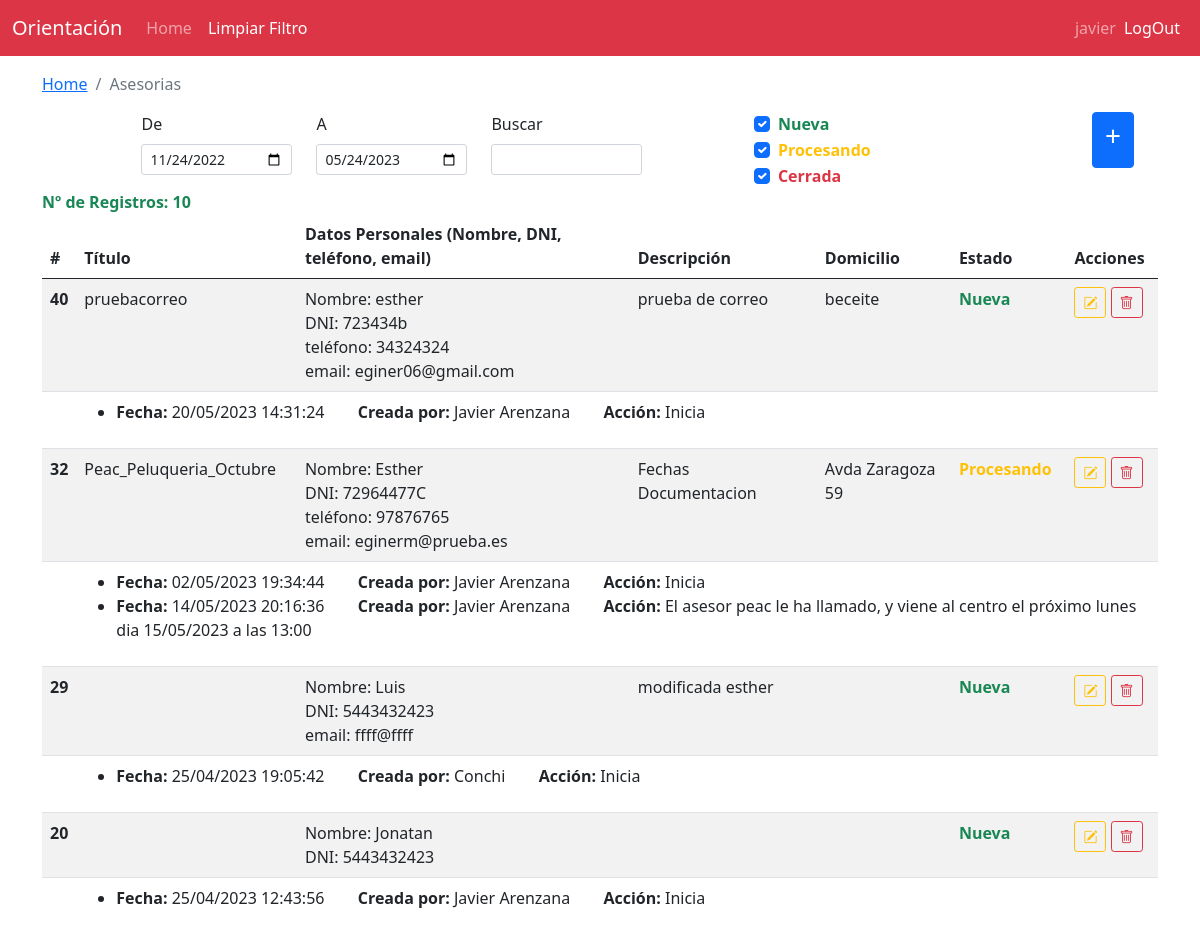
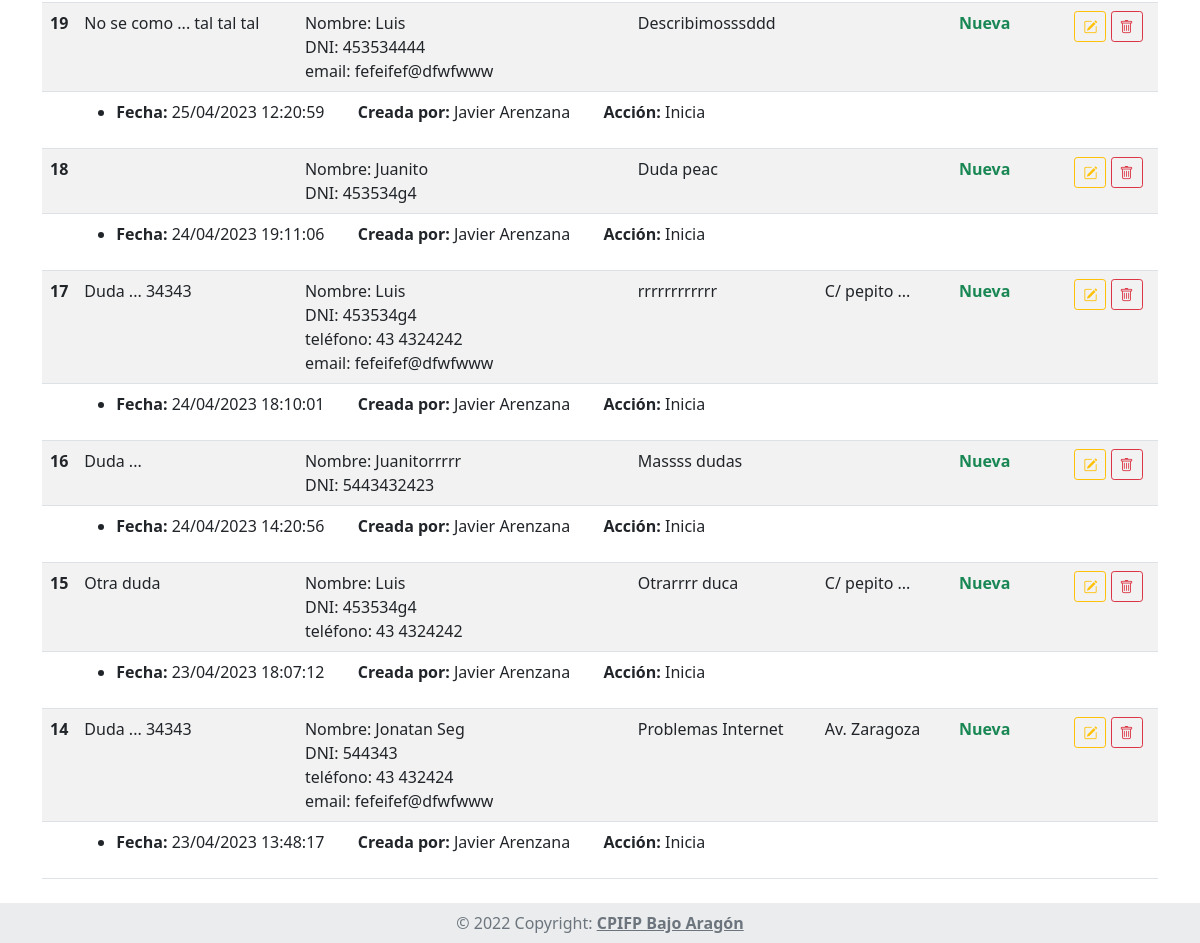
The page /asesorias/filtro (signed in) on the database its author committed (2 pictures, top to bottom).
### tables this page shows
CREATE TABLE `estados` (
  `id_estado` int(11) NOT NULL,
  `estado` varchar(15) NOT NULL
);

CREATE TABLE `asesoria` (
  `id_asesoria` int(11) NOT NULL,
  `nombre_as` varchar(100) DEFAULT NULL,
  `dni_as` varchar(10) DEFAULT NULL,
  `titulo_as` varchar(50) DEFAULT NULL,
  `telefono_as` varchar(10) DEFAULT NULL,
  `email_as` varchar(30) DEFAULT NULL,
  `descripcion_as` text DEFAULT NULL,
  `domicilio_as` varchar(30) DEFAULT NULL,
  `fecha_inicio` datetime DEFAULT NULL,
  `fecha_fin` datetime DEFAULT NULL,
  `id_estado` int(11) NOT NULL
);

CREATE TABLE `reg_acciones` (
  `id_reg_acciones` int(11) NOT NULL,
  `fecha_reg` datetime NOT NULL,
  `accion` varchar(255) NOT NULL,
  `automatica` tinyint(4) NOT NULL DEFAULT 0,
  `id_asesoria` int(11) NOT NULL,
  `id_profesor` int(11) NOT NULL
);

CREATE TABLE `profesores` (
  `id_profesor` int(11) NOT NULL,
  `login` varchar(45) DEFAULT NULL,
  `password` varchar(255) DEFAULT NULL,
  `nombre_completo` varchar(255) DEFAULT NULL,
  `email` varchar(100) DEFAULT NULL
);

### App/librerias/Core.php (called while the page is built, shortened)
<?php
class Core{
    protected $metodoActual = 'index';
    public function __construct(){
        $url = $this->getUrl();
        if(isset($url[0])){
			if(file_exists('../App/controladores/'.ucwords($url[0]).'.php')){
				unset($url[0]);
			}
		}
		$this->controladorActual = new $this->controladorActual;
        if(isset($url[1])){
            if(method_exists($this->controladorActual,$url[1])){
                $this->metodoActual = $url[1];
                unset($url[1]);
            }
        }
		$this->parametros = $url ? array_values($url) : [];
		call_user_func_array([$this->controladorActual,$this->metodoActual], $this->parametros);
    }
    public function getUrl(){
        if(isset($_GET['url'])){
            $url = ltrim($_GET['url'],'/');
            $url = filter_var($url,FILTER_SANITIZE_URL);
            $url = explode('/',$url);
            return $url;
        }
    }
}

### public/index.php (called while the page is built, shortened)
<?php
$iniciar = new Core;

### App/librerias/Base.php (called while the page is built, shortened)
<?php
    class Base {
        private $host = DB_HOST;
        private $usuario = DB_USUARIO;
        private $password = DB_PASSWORD;
        private $nombre_base = DB_NOMBRE;
        private $charset = 'utf8mb4';
        private $dbh;
        private $stmt;
        public function __construct(){
            $dsn = "mysql:host=$this->host;dbname=$this->nombre_base;charset=$this->charset";
            $opciones = array(
                PDO::ATTR_PERSISTENT => true,
                PDO::ATTR_ERRMODE => PDO::ERRMODE_EXCEPTION
            );
            try {
                $this->dbh = new PDO($dsn, $this->usuario, $this->password, $opciones);
            } catch (PDOException $e) {
                $this->error = $e->getMessage();
                echo $this->error;
            }
        }
        public function query($sql){
            $this->stmt = $this->dbh->prepare($sql);
        }
        public function bind($parametro,$valor,$tipo = null){
            if (is_null($tipo)) {
                switch (true) {
                    case is_int($valor):
                        $tipo = PDO::PARAM_INT;
                        break;
                }
            }
            $this->stmt->bindValue($parametro,$valor,$tipo);
        }
        public function execute(){
            return $this->stmt->execute();
        }
        public function registros(){
            $this->execute();
            return $this->stmt->fetchAll(PDO::FETCH_OBJ);
        }
    }

### App/modelos/AsesoriaModelo.php (called while the page is built, shortened)
<?php
class AsesoriaModelo {
    private $db;
    public function __construct(){
        $this->db = new Base;
    }
    public function getRolesProfesor($id_profesor){
        $this->db->query("SELECT *
                                    FROM profesores_departamento
                                        NATURAL JOIN rol
                                        NATURAL JOIN departamento
                                    WHERE id_profesor=:id_profesor");
        $this->db->bind(':id_profesor',$id_profesor);
        return $this->db->registros();
    }
    public function getAccionesAsesoria($id_asesoria){
        $this->db->query("SELECT * FROM reg_acciones
                                    NATURAL JOIN profesores
                                WHERE id_asesoria=:id_asesoria
                                ORDER BY fecha_reg");
        $this->db->bind(':id_asesoria',$id_asesoria);
        return $this->db->registros();
    }
    public function getAsesoriasFiltro($datos){
        $buscar = strtolower($datos['buscar']);
        $fecha_ini = $datos['fecha_ini'];
        $fecha_fin = $datos['fecha_fin'];
        $estado = $datos['estado'];
        $subConsultaEstado = 'AND false';
        foreach($estado as $key=>$e){
            if($key==0){
                $subConsultaEstado = "AND (";
            }
            $subConsultaEstado .= "id_estado = ".$e;
            if($key==count($estado)-1) {
                $subConsultaEstado .= ")";
            } else {
                $subConsultaEstado .= " OR ";
            }
        }
        $this->db->query("SELECT * FROM asesoria NATURAL JOIN estados
                                    WHERE (LOWER(nombre_as) LIKE '%$buscar%'
                                        OR LOWER(dni_as) LIKE '%$buscar%'
                                        OR LOWER(titulo_as) LIKE '%$buscar%'
                                        OR LOWER(email_as) LIKE '%$buscar%'
                                        OR LOWER(descripcion_as) LIKE '%$buscar%'
                                        OR LOWER(domicilio_as) LIKE '%$buscar%')
                                        AND DATE(fecha_inicio) >= DATE('$fecha_ini')
                                        AND DATE(fecha_inicio) <= DATE('$fecha_fin')
                                        $subConsultaEstado
                                    ORDER BY fecha_inicio DESC");
        return $this->db->registros();
    }
    public function getEstados(){
        $this->db->query("SELECT * FROM estados");
        return $this->db->registros();
    }
}

### App/helpers/funciones.php (called while the page is built, shortened)
<?php
    function formatoFecha($fechaIngles){
        return date("d/m/Y H:i:s", strtotime($fechaIngles));
    }
    function hoyMenos6Meses(){
        $fecha_actual = date("Y-m-d");
        return date("Y-m-d",strtotime($fecha_actual."- 6 month"));
    }
    function tienePrivilegios($rol_usuario,$rolesPermitidos){
        if (empty($rolesPermitidos) || in_array($rol_usuario, $rolesPermitidos)) {
            return true;
        }
    }

### App/vistas/asesorias/filtro.php (the view, shortened to what this page needs)
<?php require_once RUTA_APP.'/vistas/inc/header.php' ?>
<div class="container">
    <nav aria-label="breadcrumb">
        <ol class="breadcrumb">
            <li class="breadcrumb-item"><a href="<?php echo RUTA_URL ?>">Home</a></li>
            <li class="breadcrumb-item active" aria-current="page">Asesorias</li>
        </ol>
    </nav>
    <div class="float-end">
        <a class="btn btn-primary me-md-4" href="<?php echo RUTA_URL ?>/asesorias/add_asesoria"><h3>+</h3></a>
    </div>
    <form method="get" action="<?php echo RUTA_URL ?>/asesorias/filtro">
        <div class="row">
            <div class="col-2 offset-1">
                <label for="fecha_ini" class="form-label">De </label>
                <input type="date"  name="fecha_ini" id="fecha_ini" onchange="submit()" value="<?php echo $this->datos["filtro"]['fecha_ini'] ?>" class="form-control form-control-sm">
            </div>
            <div class="col-2">
                <label for="fecha_fin" class="form-label"> A </label>
                <input type="date"  name="fecha_fin" id="fecha_fin" onchange="submit()" value="<?php echo $this->datos["filtro"]['fecha_fin'] ?>" class="form-control form-control-sm">
            </div>
            <div class="col-2">
                <label for="buscar" class="form-label">Buscar</label>
                <input type="text"  name="buscar" id="buscar" onchange="submit()" autocomplete="off" class="form-control form-control-sm">
            </div>
            <div class="col-2 offset-1">
                <?php foreach ($datos["estados"] as $estado): ?>
                    <?php
                        $checked = '';
                        if (in_array($estado->id_estado, $datos["filtro"]['estado'])){
                            $checked = 'checked';
                        }
                    ?>
                    <div class="form-check">
                        <input class="form-check-input" type="checkbox" name="estado[]" value="<?php echo $estado->id_estado ?>" id="estado_<?php echo $estado->id_estado ?>" onchange="submit()" <?php echo $checked ?>>
                        <label class="form-check-label" for="estado_<?php echo $estado->id_estado ?>">
                            <?php if($estado->id_estado == 1): ?>
                                <strong class="text-success"><?php echo $estado->estado ?></strong>
                            <?php elseif($estado->id_estado == 2): ?>
                                <strong class="text-warning"><?php echo $estado->estado ?></strong>
                            <?php elseif($estado->id_estado == 3): ?>
                                <strong class="text-danger"><?php echo $estado->estado ?></strong>
                            <?php endif ?>
                        </label>
                    </div>
                <?php endforeach ?>
            </div>
        </div>
    </form>
    <strong class="text-success">Nº de Registros: <?php echo count($datos["asesorias"]) ?></strong>
    <table class="table table-striped table-hover">
        <thead>
            <tr>
                <th scope="col">#</th>
                <th scope="col">Título</th>
                <th scope="col">Datos Personales (Nombre, DNI, teléfono, email)</th>
                <th scope="col">Descripción</th>
                <th scope="col">Domicilio</th>
                <th scope="col">Estado</th>
                <th scope="col">Acciones</th>
            </tr>
        </thead>
        <tbody>
            <?php foreach ( $datos["asesorias"] as $asesoria ): ?>
                <tr id="asesoria_<?php echo $asesoria->id_asesoria ?>">
                    <th scope="row"><?php echo $asesoria->id_asesoria ?></th>
                    <td><?php echo $asesoria->titulo_as ?></td>
                    <td><?php
                        echo ($asesoria->nombre_as) ? "Nombre: ".$asesoria->nombre_as."<br>" : "";
                        echo ($asesoria->dni_as) ? "DNI: ".$asesoria->dni_as."<br>" : "";
                        echo ($asesoria->telefono_as) ? "teléfono: ".$asesoria->telefono_as."<br>" : "";
                        echo ($asesoria->email_as) ? "email: ".$asesoria->email_as."<br>" : "";
                    ?></td>
                    <td><?php echo $asesoria->descripcion_as ?></td>
                    <td><?php echo $asesoria->domicilio_as ?></td>
                    <td>
                        <?php if($asesoria->id_estado == 1): ?>
                            <strong class="text-success"><?php echo $asesoria->estado ?></strong>
                        <?php elseif($asesoria->id_estado == 2): ?>
                            <strong class="text-warning"><?php echo $asesoria->estado ?></strong>
                        <?php elseif($asesoria->id_estado == 3): ?>
                            <strong class="text-danger"><?php echo $asesoria->estado ?></strong>
                        <?php endif ?>
                    </td>
                    <td class="text-nowrap">
    <?php if (tienePrivilegios($datos['usuarioSesion']->id_rol,[100,200,300]) || $asesoria->acciones[0]->id_profesor == $datos['usuarioSesion']->id_profesor): ?>
                        <a class="btn btn-outline-warning btn-sm" href="<?php echo RUTA_URL ?>/asesorias/ver_asesoria/<?php echo $asesoria->id_asesoria ?>">
                            <i class="bi-pencil-square"></i>
                        </a>
    <?php endif ?>
    <?php if (tienePrivilegios($datos['usuarioSesion']->id_rol,[300])): ?>
                        <a
                            onclick="del_asesoria_modal(<?php echo $asesoria->id_asesoria ?>)"
                            data-bs-toggle="modal" data-bs-target="#modalDelAsesoria"
                            class="btn btn-outline-danger btn-sm"
                        >
                            <i class="bi-trash"></i>
                        </a>
    <?php endif ?>
                    </td>
                </tr>
                <tr id="acciones_<?php echo $asesoria->id_asesoria ?>">
                    <td></td>
                    <td colspan="6">
                        <ul>
                            <?php foreach($asesoria->acciones as $accion): ?>
                                <li>
                                    <strong>Fecha: </strong> <?php echo  formatoFecha($accion->fecha_reg) ?>
                                    <strong>Creada por: </strong> <?php echo  $accion->nombre_completo ?>
                                    <strong>Acción: </strong> <?php echo  $accion->accion ?>
                                </li>
                            <?php endforeach ?>
                        </ul>
                    </td>
                </tr>
            <?php endforeach ?>
        </tbody>
    </table>
</div>
<div class="toast-container position-fixed bottom-0 end-0 p-3 m-4" style="z-index: 11">
</div>
<div class="position-fixed bottom-0 end-0 p-3 m-4" style="z-index: 11">
</div>
<?php require_once RUTA_APP.'/vistas/inc/footer.php' ?>

### rows shown on the page
estados: estado "Nueva"
estados: estado "Procesando"
estados: estado "Cerrada"
asesoria: id_asesoria "40", titulo_as "pruebacorreo", nombre_as "esther", dni_as "723434b", telefono_as "34324324", email_as "eginer06@gmail.com", descripcion_as "prueba de correo", domicilio_as "beceite", id_estado.estado "Nueva"
reg_acciones: fecha_reg "20/05/2023 14:31:24", id_profesor.nombre_completo "Javier Arenzana", accion "Inicia"
asesoria: id_asesoria "32", titulo_as "Peac_Peluqueria_Octubre", nombre_as "Esther", dni_as "72964477C", telefono_as "97876765", email_as "eginerm@prueba.es", descripcion_as "Fechas Documentacion", domicilio_as "Avda Zaragoza 59", id_estado.estado "Procesando"
reg_acciones: fecha_reg "02/05/2023 19:34:44", id_profesor.nombre_completo "Javier Arenzana", accion "Inicia"
reg_acciones: fecha_reg "14/05/2023 20:16:36", id_profesor.nombre_completo "Javier Arenzana", accion "El asesor peac le ha llamado, y viene al centro el próximo lunes dia 15/05/2023 a las 13:00"
asesoria: id_asesoria "29", nombre_as "Luis", dni_as "5443432423", email_as "ffff@ffff", descripcion_as "modificada esther", id_estado.estado "Nueva"
reg_acciones: fecha_reg "25/04/2023 19:05:42", id_profesor.nombre_completo "Conchi", accion "Inicia"
asesoria: id_asesoria "20", nombre_as "Jonatan", dni_as "5443432423", id_estado.estado "Nueva"
reg_acciones: fecha_reg "25/04/2023 12:43:56", id_profesor.nombre_completo "Javier Arenzana", accion "Inicia"
asesoria: id_asesoria "19", titulo_as "No se como ... tal tal tal", nombre_as "Luis", dni_as "453534444", email_as "fefeifef@dfwfwww", descripcion_as "Describimosssddd", id_estado.estado "Nueva"
reg_acciones: fecha_reg "25/04/2023 12:20:59", id_profesor.nombre_completo "Javier Arenzana", accion "Inicia"
asesoria: id_asesoria "18", nombre_as "Juanito", dni_as "453534g4", descripcion_as "Duda peac", id_estado.estado "Nueva"
reg_acciones: fecha_reg "24/04/2023 19:11:06", id_profesor.nombre_completo "Javier Arenzana", accion "Inicia"
asesoria: id_asesoria "17", titulo_as "Duda ... 34343", nombre_as "Luis", dni_as "453534g4", telefono_as "43 4324242", email_as "fefeifef@dfwfwww", descripcion_as "rrrrrrrrrrrr", domicilio_as "C/ pepito ...", id_estado.estado "Nueva"
reg_acciones: fecha_reg "24/04/2023 18:10:01", id_profesor.nombre_completo "Javier Arenzana", accion "Inicia"
asesoria: id_asesoria "16", titulo_as "Duda ...", nombre_as "Juanitorrrrr", dni_as "5443432423", descripcion_as "Massss dudas", id_estado.estado "Nueva"
reg_acciones: fecha_reg "24/04/2023 14:20:56", id_profesor.nombre_completo "Javier Arenzana", accion "Inicia"
asesoria: id_asesoria "15", titulo_as "Otra duda", nombre_as "Luis", dni_as "453534g4", telefono_as "43 4324242", descripcion_as "Otrarrrr duca", domicilio_as "C/ pepito ...", id_estado.estado "Nueva"
reg_acciones: fecha_reg "23/04/2023 18:07:12", id_profesor.nombre_completo "Javier Arenzana", accion "Inicia"
asesoria: id_asesoria "14", titulo_as "Duda ... 34343", nombre_as "Jonatan Seg", dni_as "544343", telefono_as "43 432424", email_as "fefeifef@dfwfwww", descripcion_as "Problemas Internet", domicilio_as "Av. Zaragoza", id_estado.estado "Nueva"
reg_acciones: fecha_reg "23/04/2023 13:48:17", id_profesor.nombre_completo "Javier Arenzana", accion "Inicia"

### other values the page prints
$datos['usuarioSesion']->login "javier"
count($datos["asesorias"]) "10"
